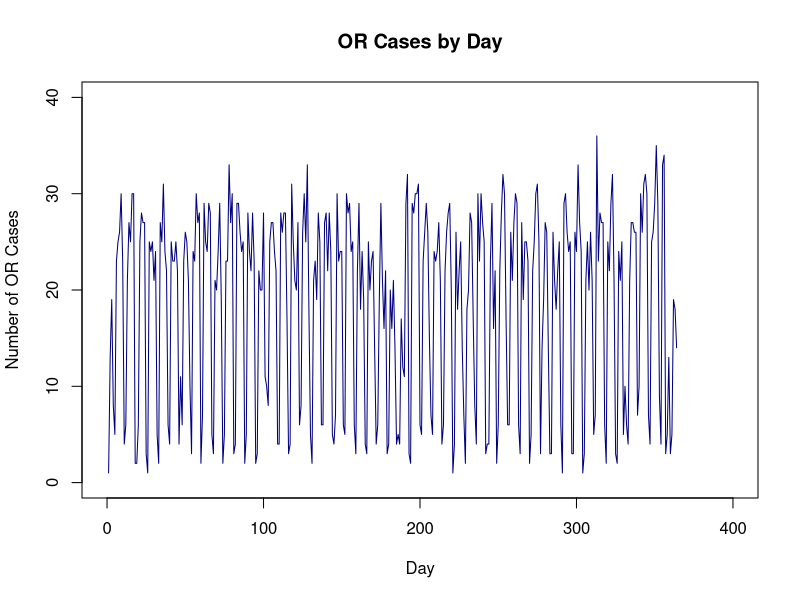
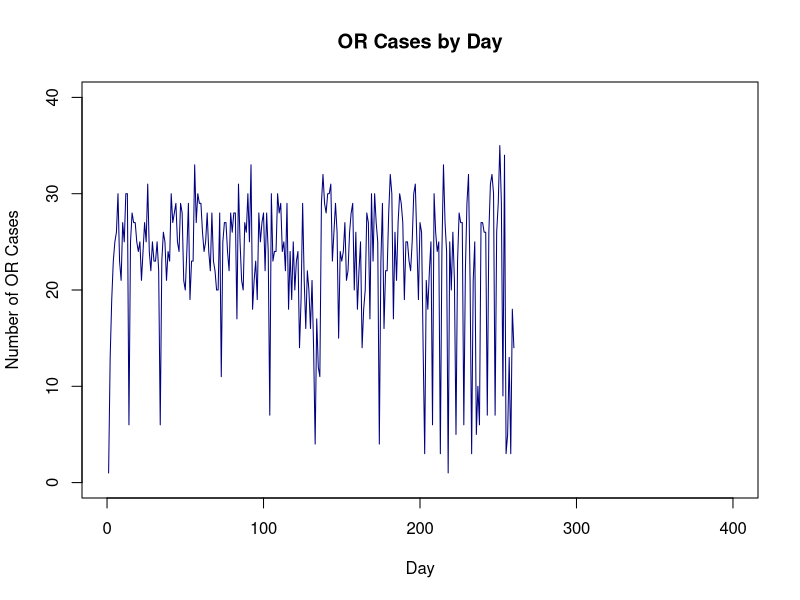
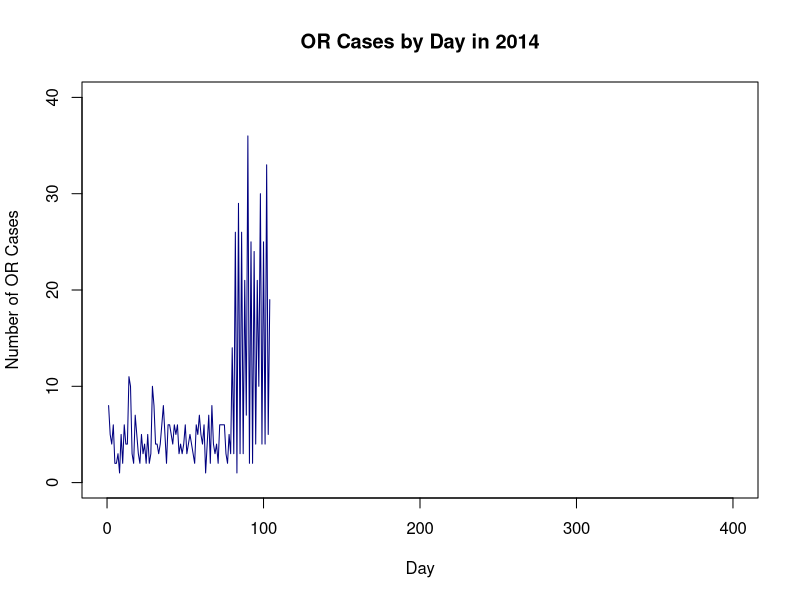

Write the R code that produced these figures, in order. (Note: this script raises an error after producing the figures.)
# Dawei Wang
# February 27, 2019
# Workshop 5: Forecasting
# Objectives: Create a forecast. Determine whether the forecast
# should include trend and seasonality parameters. Determine 
# whether to segment the forecast into two or more subgroups.
# Several challenges have questions. You do not need to answer these
# questions in your scripts. They are there to help you understand 
# what your analyses are telling you.
# Challenge 0: Create a new script and add a multi-line comment
# at the top with the name of the workshop, your name, and the date.
# Copy the remaining portion of this script and paste it into your
# script. Save the script in your R script folder.
# Six Sigma has two main methodologies: DMAIC and DMADV.
# DMAIC = Define, Measure, Analyze, Improve, Control.
# Typically used for improving existing processes.
# DMADV = Define, Measure, Analyze, Design, Verify.
# Typically used for creating new things, but may also be 
# used to improve existing processes if making major changes.
# Forecasting may be used in DMAIC's and DMADV's Analyze phase 
# to understand which model is best to predict future outcomes
# from past data, and to understand whether to account for trend
# and seasonality. 
# 
# Forecasting's most important uses are in 
# in DMAIC's Improve and DMADV's Verify phases. Since our
# improvements/designs are targeted at future performance,
# their future impacts should be assessed. Forecasts are 
# necessary to establish the values of future-state inputs
# (such as queue arrivals).
# Challenge 1: Install the forecast package and reference it as
# a library in this script.
# Documentation: https://cran.r-project.org/web/packages/forecast/forecast.pdf.
library(forecast)
library(ggplot2)
library(openxlsx)

# Paper: https://www.jstatsoft.org/article/view/v027i03. Download and open
# the pdf. The R example are in section 4, starting on page 12.
# MEASURE - Read in data and look for trend, seasonality and
# segmentation.
# Challenge 2: Read "OR Cases.csv" into a data.frame.
orcasescsvdata<-read.csv("oRCases.csv", header=TRUE, fileEncoding = "UTF-8-BOM")

# Challenge 3: Keep only the first 2 columns of the
# data.frame. Eliminate all rows of the data.frame
# where the Date is blank (""). You should now have
# a table with no blank rows or columns. 
csvdata<-orcasescsvdata[,c(1,2)]

# Challenge 4: Convert the Date column to R dates.
csvdata$Date = as.Date(csvdata$Date, "%d-%b-%y") #print as R dates

# Challenge 5: (1) Plot a trend chart of OR cases over time.
# (b) Make sure the x and y axes nave nice titles.
# (c) Make sure the y axis has nice, round number endpoints.
# (d) Add a title.
# Q: Do you see a trend? Seasonality? Do you see stratification,
# where the samples seem to be taken from two or more different 
# populations?
plot(csvdata$Number.of.cases,
     type="l",
     main="OR Cases by Day",
     xlab="Day",
     ylab="Number of OR Cases",
     col="navy",
     xlim=c(0,400),
     ylim=c(0,40))

# Challenge 6: Supplement your data.frame with four 
# new columns for day of week, week of year, month, 
# weekday vs. weekend.
csvdata$Dayofweek=format(as.Date(csvdata$Date),"%a")
csvdata$Weekofyear=format(as.Date(csvdata$Date),"%V")
csvdata$Month=format(as.Date(csvdata$Date),"%b")
csvdata$Weekday="Weekday"

# Challenge 7: Extract only weekdays. Plot a trendchart of the data.
# Q: Do you see a trend? Seasonality? Do you see stratification,
# where the samples seem to be taken from two or more different 
# populations?
csvdata[is.element(csvdata$Dayofweek, c("Sat", "Sun")),"Weekday"] = "Weekend"
weekdayORCases = csvdata[csvdata["Weekday"] == "Weekday",]
plot(weekdayORCases$Number.of.cases,
     type="l",
     main="OR Cases by Day",
     xlab="Day",
     ylab="Number of OR Cases",
     col="navy",
     xlim=c(0,400),
     ylim=c(0,40))

# Challenge 8: Extract only weekends Plot a trendchart of the data.
# Q: Do you see a trend? Seasonality? Do you see stratification,
# where the samples seem to be taken from two or more different 
# populations?

weekendORCases = csvdata[csvdata["Weekday"] == "Weekend",]
plot(weekendORCases$Number.of.cases,
     type="l",
     main="OR Cases by Day in 2014",
     xlab="Day",
     ylab="Number of OR Cases",
     col="navy",
     xlim=c(0,400),
     ylim=c(0,40))

# ANALYZE -- Test for trend, seasonality and segmentation. 
# Find the best forecasting approach.
# Challenge 9: Perform an ANOVA of the number of OR cases to see if 
# the variation in the number of cases is driven by year, month, week,
# weekend, and day of week. Print the summary table.
# Tutorials: https://www.statmethods.net/stats/anova.html,
# https://www.rdocumentation.org/packages/stats/versions/3.5.2/topics/formula
# Q: Do the results make the case for daily, weekly, monthly, 
# or yearly seasonality? Do they make the case for weekday vs. weekend
# stratification?
analysis<-aov(Number.of.cases~Dayofweek+Weekofyear+Month+Weekday,data = csvdata)
summary(analysis)

# Challenge 10: Perform a multiple regression of the number of OR cases
# as a function of Date, Week, Weekday and Day. Print the summary.
# Q: Is Date's coefficient consistent with an increasing trend?
# Tutorial: https://www.statmethods.net/stats/regression.html
analysis<-lm(Number.of.cases~Dayofweek+Weekofyear+Month+Weekday,data = csvdata)
summary(analysis)

# Challenge 11: Forecast number of cases per day using exponential
# smoothing (exponential time series). Use the entire dataset. 
# Let the algorithm decide whether to use an additive vs. multiplicative 
# model and whether to include trend and seasonality factors.
# Print a summary of the model's results.
# Documentation: https://www.rdocumentation.org/packages/forecast/versions/8.5/topics/ets
# Q: What model does the algorithm select? What are the model's 
# parameters? What is its root mean square error?
etsforecast<-ets(csvdata$Number.of.cases)
summary(etsforecast)

# Let's try to segment the forecasts by weekday vs. weekend to see
# if we get better results.
# Challenge 12: Repeat your forecast above, but only for weekdays. 
# Q: What model does the algorithm select? What are the model's 
# parameters? What is its root mean square error? Is this RMSE better
# than the RMSE using the entire data set?
etsforecast<-ets(weekdayORCases$Number.of.cases)
summary(etsforecast)

# Challenge 13: Repeat your forecast above, but only for weekends. 
# Q: What model does the algorithm select? What are the model's 
# parameters? What is its root mean square error? Is this RMSE better
# than the RMSE using the entire data set?
etsforecast<-ets(weekendORCases$Number.of.cases)
summary(etsforecast)

# Q: Based on your ANOVA, what other forecast segmentations might
# you want to try?

# IMPROVE/VERIFY
# Challenge 14: Forecast the next 30 days. Use a 95% confidence
# level for the prediction intervals. Plot the forecast.
# Q: Does the forecast look reasonable? Is the prediction interval 
# wide or narrow?
etsForecasthirtyDay<-ets(csvdata$Number.of.cases,y=30, confint(csvdata$Number.of.cases,level = 0.95))
plot(etsforecast)

# Challenge 15: Forecast the next 30 weekdays. Use a 95% confidence
# level for the prediction intervals. Plot the forecast.
# Q: Does the forecast look reasonable? How does the prediction
# interval compare to the prior forecast of all days?
etsForecasthirtyDay<-ets(weekdayORCases$Number.of.cases,y=30, confint(weekdayORCases$Number.of.cases,level = 0.95))
plot(etsforecast)

# Challenge 16: Forecast the next 30 weekend days. Use a 95% confidence
# level for the prediction intervals. Plot the forecast.
# Q: Does the forecast look reasonable? How does the prediction
# interval compare to the prior forecast of all days?
etsForecasthirtyDay<-ets(weekendORCases$Number.of.cases,y=30, confint(weekendORCases$Number.of.cases,level = 0.95))
plot(etsforecast)